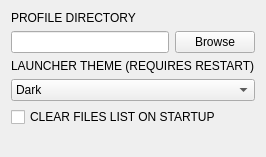
             <widget class="QWidget" name="scrollAreaWidgetContents">
              <property name="geometry">
               <rect>
                <x>0</x>
                <y>0</y>
                <width>230</width>
                <height>157</height>
               </rect>
              </property>
              <layout class="QVBoxLayout" name="verticalLayout_18">
               <item>
                <widget class="QLabel" name="ProfileDirLabel">
                 <property name="text">
                  <string>PROFILE DIRECTORY</string>
                 </property>
                </widget>
               </item>
               <item>
                <layout class="QHBoxLayout" name="horizontalLayout_21">
                 <item>
                  <widget class="QLineEdit" name="lineEdit"/>
                 </item>
                 <item>
                  <widget class="QPushButton" name="ProfileDirBrowseButton">
                   <property name="text">
                    <string>Browse</string>
                   </property>
                  </widget>
                 </item>
                </layout>
               </item>
               <item>
                <widget class="QLabel" name="label_4">
                 <property name="text">
                  <string>LAUNCHER THEME (REQUIRES RESTART)</string>
                 </property>
                </widget>
               </item>
               <item>
                <widget class="QComboBox" name="LauncherThemeInput">
                 <property name="enabled">
                  <bool>true</bool>
                 </property>
                 <item>
                  <property name="text">
                   <string>Dark</string>
                  </property>
                 </item>
                 <item>
                  <property name="text">
                   <string>Light</string>
                  </property>
                 </item>
                </widget>
               </item>
               <item>
                <widget class="QCheckBox" name="SaveFilesToConfigToggle">
                 <property name="text">
                  <string>CLEAR FILES LIST ON STARTUP</string>
                 </property>
                 <property name="checked">
                  <bool>false</bool>
                 </property>
                </widget>
               </item>
               <item>
                <spacer name="verticalSpacer_6">
                 <property name="orientation">
                  <enum>Qt::Vertical</enum>
                 </property>
                 <property name="sizeHint" stdset="0">
                  <size>
                   <width>20</width>
                   <height>244</height>
                  </size>
                 </property>
                </spacer>
               </item>
              </layout>
             </widget>
